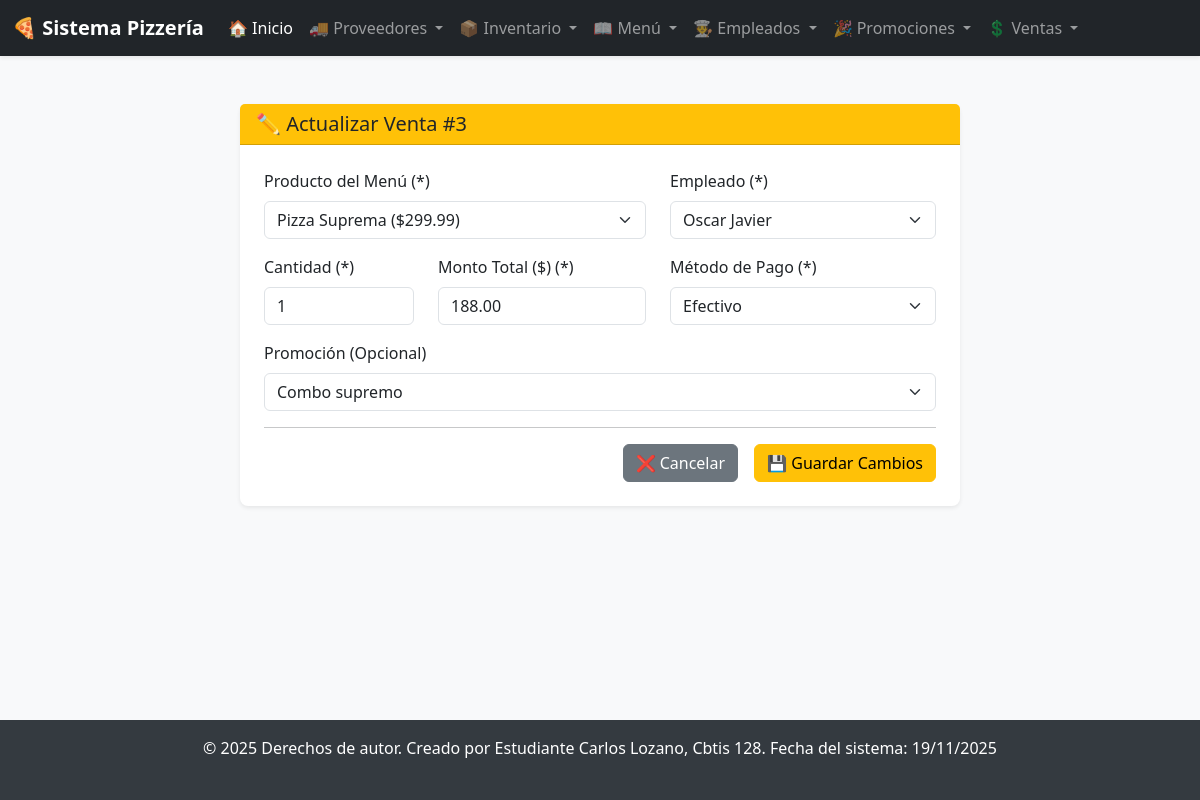
Screenshot of /ventas/actualizar/3/ with the database file from the repository.
### app_Pizzeria/models.py (models this page shows, shortened)
class Ventas(models.Model):
    fecha_hora = models.DateTimeField(auto_now_add=True)
    cantidad = models.IntegerField(default=1)
    monto_total = models.DecimalField(max_digits=10, decimal_places=2)
    metodo_pago = models.CharField(max_length=50, default='Efectivo') # Ej: 'Efectivo', 'Tarjeta'
    empleado = models.ForeignKey(
        Empleados,
        on_delete=models.SET_NULL, # Si se borra el empleado, la venta no se borra
        null=True,
        blank=True,
        db_column="fk_id_empleado"
    )
    producto = models.ForeignKey(
        Menu,
        on_delete=models.SET_NULL, # Si se borra el producto, la venta no se borra
        null=True,
        blank=True,
        db_column="fk_id_producto"
    )
    promocion = models.ForeignKey(
        Promociones,
        on_delete=models.SET_NULL, # Si se borra la promo, la venta no se borra
        null=True,
        blank=True,
        db_column="fk_id_promo"
    )

class Menu(models.Model):
    nombre = models.CharField(max_length=100)
    descripcion = models.TextField(blank=True, null=True)
    precio = models.DecimalField(max_digits=10, decimal_places=2)
    categoria = models.CharField(max_length=50) # Ej: 'Bebida', 'Postre', 'Pizza'
    tamaño = models.CharField(max_length=50, blank=True, null=True) # Ej: 'Chico', 'Grande'
    disponible = models.BooleanField(default=True)
    articulos = models.ManyToManyField(
        Inventario,
        related_name="productos_menu",
        blank=True # Un producto puede existir sin artículos
    )

class Empleados(models.Model):
    nombre_completo = models.CharField(max_length=150)
    puesto = models.CharField(max_length=50) # Ej: 'Cajero', 'Cocinero', 'Repartidor'
    telefono = models.CharField(max_length=15, blank=True, null=True)
    email = models.EmailField(max_length=100, blank=True, null=True, unique=True)
    fecha_contratacion = models.DateField()
    direccion = models.CharField(max_length=255, blank=True, null=True)
    salario = models.DecimalField(max_digits=10, decimal_places=2, default=0.00)

class Promociones(models.Model):
    nombre_promo = models.CharField(max_length=100)
    descripcion = models.TextField(blank=True, null=True)
    fecha_inicio = models.DateField()
    fecha_fin = models.DateField()
    codigo_promo = models.CharField(max_length=20, blank=True, null=True, unique=True)
    precio_especial = models.DecimalField(max_digits=10, decimal_places=2, null=True, blank=True)
    estado = models.CharField(max_length=20, default='Activa')

### app_Pizzeria/views.py (the view)
# urls.py: path('ventas/actualizar/<int:id>/', views.actualizar_venta, name='actualizar_venta'),
def actualizar_venta(request, id):
    venta = get_object_or_404(Ventas, id=id)
    contexto = {
        'venta': venta,
        'empleados': Empleados.objects.all(),
        'productos': Menu.objects.all(), # Mostrar todos por si el producto ya no está disponible
        'promociones': Promociones.objects.all() # Mostrar todas
    }
    return render(request, 'ventas/actualizar_venta.html', contexto)

### app_Pizzeria/templates/ventas/actualizar_venta.html (shortened to what this page needs)
{% extends 'base.html' %}
{% block content %}
<div class="container mt-4">
    <div class="row justify-content-center">
        <div class="col-lg-8">
            <div class="card shadow-sm border-0 rounded-3">
                <div class="card-header bg-warning text-dark">
                    <h2 class="h5 mb-0">✏️ Actualizar Venta #{{ venta.id }}</h2>
                </div>
                <div class="card-body p-4">
                    <form action="{% url 'realizar_actualizacion_venta' %}" method="POST">
                        <div class="row mb-3">
                            <div class="col-md-7">
                                <label for="producto" class="form-label">Producto del Menú (*)</label>
                                <select class="form-select" id="producto" name="producto" required>
                                    {% for prod in productos %}
                                    <option value="{{ prod.id }}" {% if prod.id == venta.producto.id %}selected{% endif %}>
                                        {{ prod.nombre }} (${{ prod.precio }})
                                    </option>
                                    {% endfor %}
                                </select>
                            </div>
                            <div class="col-md-5">
                                <label for="empleado" class="form-label">Empleado (*)</label>
                                <select class="form-select" id="empleado" name="empleado" required>
                                    {% for emp in empleados %}
                                    <option value="{{ emp.id }}" {% if emp.id == venta.empleado.id %}selected{% endif %}>
                                        {{ emp.nombre_completo }}
                                    </option>
                                    {% endfor %}
                                </select>
                            </div>
                        </div>
                        <div class="row mb-3">
                            <div class="col-md-3">
                                <label for="cantidad" class="form-label">Cantidad (*)</label>
                                <input type="number" class="form-control" id="cantidad" name="cantidad" value="{{ venta.cantidad }}" required>
                            </div>
                            <div class="col-md-4">
                                <label for="monto_total" class="form-label">Monto Total ($) (*)</label>
                                <input type="number" step="0.01" class="form-control" id="monto_total" name="monto_total" value="{{ venta.monto_total }}" required>
                            </div>
                            <div class="col-md-5">
                                <label for="metodo_pago" class="form-label">Método de Pago (*)</label>
                                <select class="form-select" id="metodo_pago" name="metodo_pago">
                                    <option value="Efectivo" {% if venta.metodo_pago == 'Efectivo' %}selected{% endif %}>Efectivo</option>
                                </select>
                            </div>
                        </div>
                        <div class="mb-3">
                            <label for="promocion" class="form-label">Promoción (Opcional)</label>
                            <select class="form-select" id="promocion" name="promocion">
                                {% for promo in promociones %}
                                <option value="{{ promo.id }}" {% if venta.promocion and promo.id == venta.promocion.id %}selected{% endif %}>
                                    {{ promo.nombre_promo }}
                                </option>
                                {% endfor %}
                            </select>
                        </div>
                        <hr>
                        <div class="d-grid gap-2 d-md-flex justify-content-md-end">
                            <a href="{% url 'ver_ventas' %}" class="btn btn-secondary me-md-2">
                                ❌ Cancelar
                            </a>
                            <button type="submit" class="btn btn-warning">
                                💾 Guardar Cambios
                            </button>
                        </div>
                    </form>
                </div>
            </div>
        </div>
    </div>
</div>
{% endblock %}

### app_Pizzeria/templates/base.html (style rules this page uses)
body { background-color: #f8f9fa; display: flex; flex-direction: column; min-height: 100vh; }

### rows the page displays
Ventas: id "3", producto "Pizza Suprema ($299.99)", empleado "Oscar Javier", cantidad "1", monto_total "188.00", metodo_pago "Efectivo", promocion "Combo supremo"
